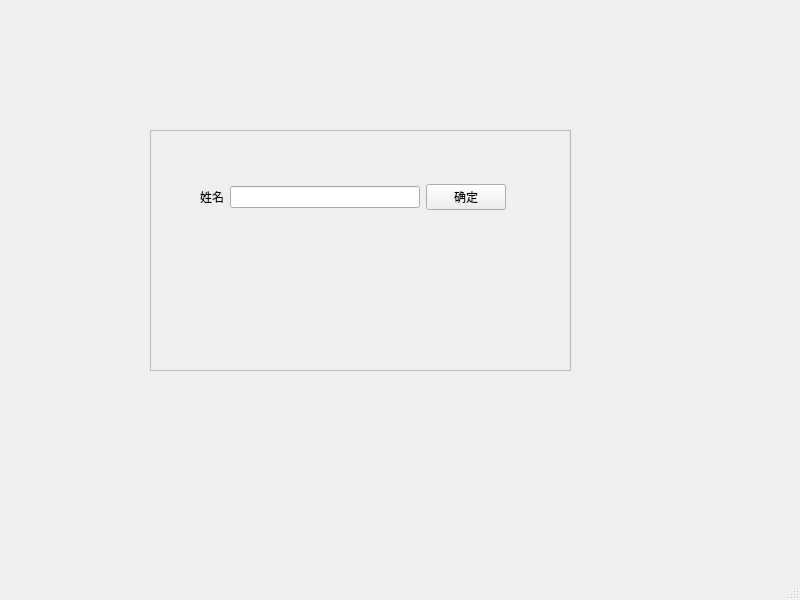
<?xml version="1.0" encoding="UTF-8"?>
<ui version="4.0">
 <class>MainWindow</class>
 <widget class="QMainWindow" name="MainWindow">
  <property name="geometry">
   <rect>
    <x>0</x>
    <y>0</y>
    <width>800</width>
    <height>600</height>
   </rect>
  </property>
  <property name="windowTitle">
   <string>MainWindow</string>
  </property>
  <widget class="QWidget" name="centralwidget">
   <widget class="QFrame" name="frame">
    <property name="geometry">
     <rect>
      <x>150</x>
      <y>130</y>
      <width>421</width>
      <height>241</height>
     </rect>
    </property>
    <property name="frameShape">
     <enum>QFrame::StyledPanel</enum>
    </property>
    <property name="frameShadow">
     <enum>QFrame::Raised</enum>
    </property>
    <widget class="QWidget" name="">
     <property name="geometry">
      <rect>
       <x>50</x>
       <y>50</y>
       <width>306</width>
       <height>34</height>
      </rect>
     </property>
     <layout class="QHBoxLayout" name="horizontalLayout">
      <item>
       <widget class="QLabel" name="label">
        <property name="text">
         <string>姓名</string>
        </property>
       </widget>
      </item>
      <item>
       <widget class="QLineEdit" name="lineEdit"/>
      </item>
      <item>
       <widget class="QPushButton" name="pushButton">
        <property name="text">
         <string>确定</string>
        </property>
       </widget>
      </item>
     </layout>
    </widget>
   </widget>
  </widget>
  <widget class="QMenuBar" name="menubar">
   <property name="geometry">
    <rect>
     <x>0</x>
     <y>0</y>
     <width>800</width>
     <height>22</height>
    </rect>
   </property>
  </widget>
  <widget class="QStatusBar" name="statusbar"/>
 </widget>
 <resources/>
 <connections/>
</ui>
